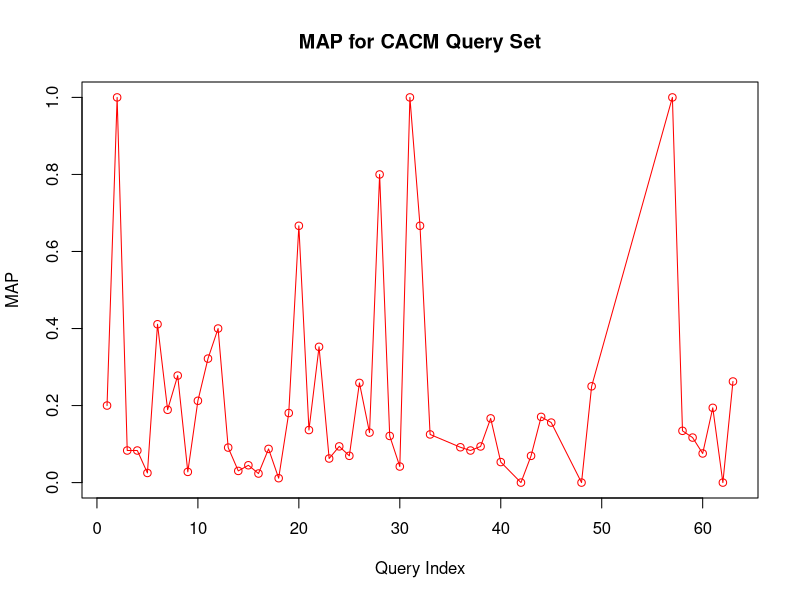

Reproduce this figure in R.
map <- read.csv("map.csv", header = TRUE)
plot(map$Query,map$Value,type = "o",col = "red", xlab = "Query Index", ylab = "MAP", 
     main = "MAP for CACM Query Set",  ylim=c(0,1))

#legend("topright", c("Query1","Query2"), col=c("red","blue"),pch=21:22, lty=1:2)